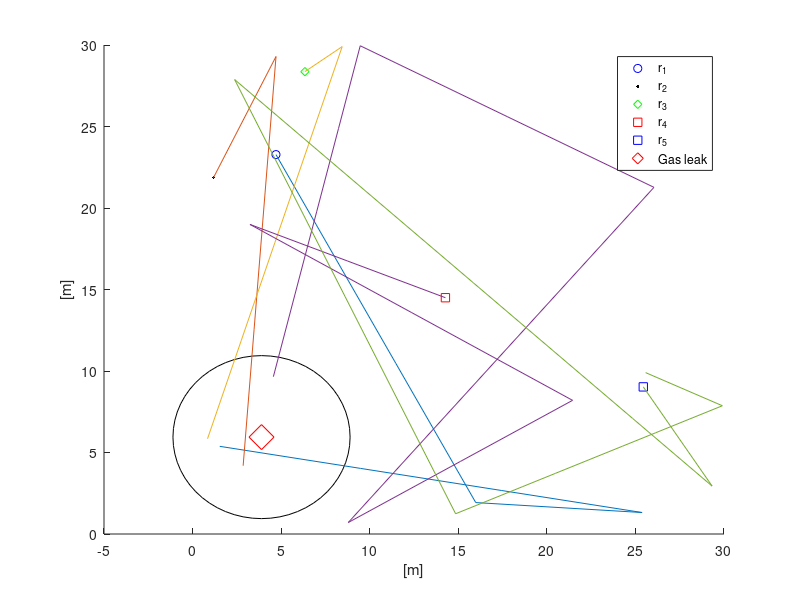
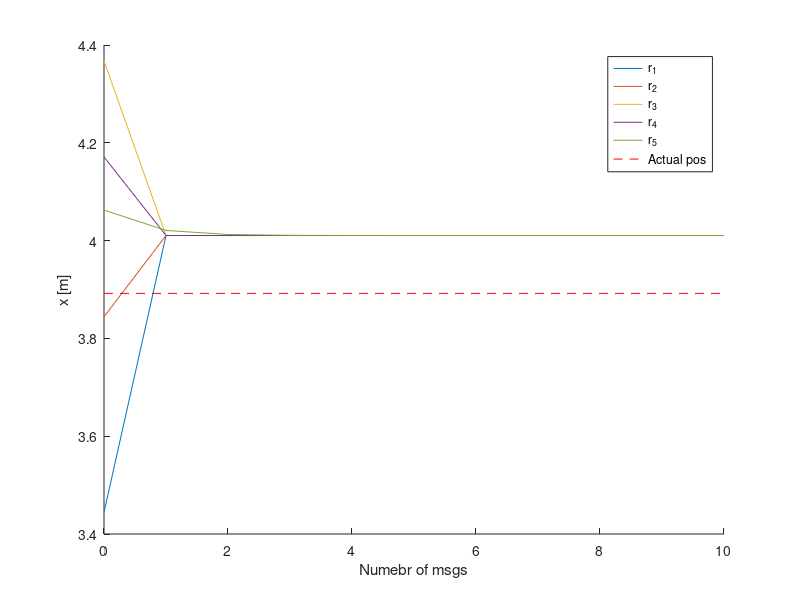
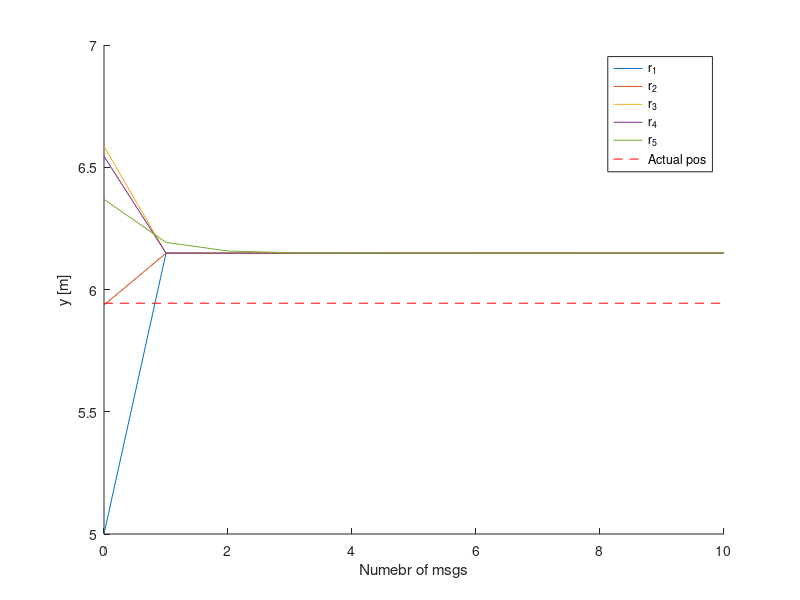

Here is the MATLAB script that generated these plots, in order:
clear all;
clc;

%% Simulation setup

SetUp.Dt = 5; %0.1               % [s]
SetUp.Time = 0:SetUp.Dt:100;    % [s]


%% Environment

% MaxX
Env.MaxX = 30;
Env.MaxY = 30;

% Location of the gas leak
Env.GasLeakPos = rand(2,1).*[Env.MaxX; Env.MaxY];


%% Robots

% Number of robots
Rob.n = 5;

% Robot model
Rob.A = eye(2);
Rob.B = eye(2);

% Initial state
Rob.InitState = cell(Rob.n);
Rob.State = cell(Rob.n);
Rob.GLDetected = zeros(1,Rob.n);
for i=1:Rob.n
    Rob.InitState{i} = rand(2,1).*[Env.MaxX; Env.MaxY];
    Rob.State{i} = zeros(2,length(SetUp.Time));
    Rob.State{i}(:,1) = Rob.InitState{i};
end

% Robot inputs
Rob.MaxVel = 2; % [m/s]
Rob.Inputs = cell(Rob.n);
for i=1:Rob.n
    Rob.Inputs{i} = (rand(2,1)-0.5)*2*Rob.MaxVel*ones(1,length(SetUp.Time));
end

% Robot isotropic gas leak nose
Rob.GLN.MaxDist = 5;    % [m]
Rob.GLN.mu = 0;         % [m]
Rob.GLN.sigma = 0.1;    % [m]

% Gas leak position measurements
Rob.GLN.PosMu = zeros(2,1);
Rob.GLN.PosCov = rand(2,2)*0.5;
Rob.GLN.PosCov = Rob.GLN.PosCov'*Rob.GLN.PosCov;
Rob.GLN.PosMeas = zeros(2,Rob.n);
Rob.GLN.H = eye(2);

% Structures for consensus
Rob.Cons.Adj = zeros(Rob.n, Rob.n);
Rob.Cons.nMsg = 10;
Rob.Cons.Degree = zeros(1, Rob.n);
% Rob.Cons.F = cell(1, Rob.n);
% Rob.Cons.a = cell(1, Rob.n);
for i = 1:Rob.n
    dim = size(Rob.GLN.H,2);
    Rob.Cons.F{i} = eye(dim);
    Rob.Cons.a{i} = zeros(dim, 1);  % Inizializzazione con un vettore di zeri
end
Rob.Cons.FlagUsePrevEst = 0;

% Simulation
for k=1:length(SetUp.Time)-1
    %% Detection
    for i=1:Rob.n
        % Check if we detect the gas leak
        if (sqrt(sum((Rob.State{i}(:,k) - Env.GasLeakPos).^2)) <= Rob.GLN.MaxDist - abs(randn(1)*Rob.GLN.sigma)) && ...
                (Rob.GLDetected(i) == 0)
            % Stop the robot
            Rob.Inputs{i}(:,k:end) = zeros(2,length(SetUp.Time)-k+1);
            Rob.GLDetected(i) = 1;
        end

        if Rob.GLDetected(i)
            Rob.GLN.PosMeas(:,i) = Env.GasLeakPos + mvnrnd(Rob.GLN.PosMu, Rob.GLN.PosCov)';
        end
    end
        
    %% Consensus

    % Consensus network discovering
    for i=1:Rob.n
        % Who has the information talks
        if Rob.GLDetected(i)
            % Talk
            for j=1:Rob.n
                if not(j == i)
                    Rob.Cons.Adj(j,i) = 1;
                end
            end
        end
    end

    % Consensus degree
    for i=1:Rob.n
        % Node degree
        Rob.Cons.Degree(i) = sum(Rob.Cons.Adj(i,:));
    end

    % Composite matrices and vectors
    for i=1:Rob.n
        % Consensus information to be shared
        if Rob.GLDetected(i)
            if Rob.Cons.FlagUsePrevEst == i
                % Iterative WLS
                S = Rob.GLN.H*inv(Rob.Cons.F{i})*Rob.GLN.H' + Rob.GLN.PosCov;
                W = inv(Rob.Cons.F{i})*Rob.GLN.H'*inv(S);
                z = inv(Rob.Cons.F{i})*Rob.Cons.a{i} + W*(Rob.GLN.PosMeas(:,i) - Rob.GLN.H*inv(Rob.Cons.F{i})*Rob.Cons.a{i});
                P = (eye(2) - W*Rob.GLN.H)*inv(Rob.Cons.F{i});
                Rob.Cons.F{i} = Rob.GLN.H'*inv(P)*Rob.GLN.H;
                Rob.Cons.a{i} = Rob.GLN.H'*inv(P)*z;
            else
                Rob.Cons.F{i} = Rob.GLN.H'*inv(Rob.GLN.PosCov)*Rob.GLN.H;
                Rob.Cons.a{i} = Rob.GLN.H'*inv(Rob.GLN.PosCov)*Rob.GLN.PosMeas(:,i);
            end
        end
    end
   
    % Consensus rounds
    StoreEst = zeros(Rob.n, Rob.Cons.nMsg+1, 2);
    for i=1:Rob.n
        StoreEst(i,1,:) = inv(Rob.Cons.F{i})*Rob.Cons.a{i};
    end
    for nMsg = 1:Rob.Cons.nMsg
        % Store the previous data
        F = Rob.Cons.F;
        a = Rob.Cons.a;

        for i=1:Rob.n
            for j=1:Rob.n
                if Rob.Cons.Adj(i,j)
                    % Metropolis-Hastings weighting
                    q_ij = 1/(max(Rob.Cons.Degree(i), Rob.Cons.Degree(j)) + 1);
                    Rob.Cons.F{i} = Rob.Cons.F{i} + q_ij*(F{j} - F{i});
                    Rob.Cons.a{i} = Rob.Cons.a{i} + q_ij*(a{j} - a{i});
                end
            end
        end

        % Store the estimate at each msg round
        for i=1:Rob.n
            StoreEst(i,nMsg+1,:) = inv(Rob.Cons.F{i})*Rob.Cons.a{i};
        end
    end

    % Select a robot that uses the previous consensus estiamtes
    for i=1:Rob.n
        if Rob.GLDetected(i)
            Rob.Cons.FlagUsePrevEst = i;
        end
    end

    % Plot the results of the estiamtes at each time step as a function of
    % the number of messages exchanged by the consensu protocol
    if sum(Rob.GLDetected) >= 2
        figure(2), clf, hold on;
        LegS = {};
        for i=1:Rob.n
            plot(0:Rob.Cons.nMsg, StoreEst(i,:,1));
            LegS{end+1} = ['r_{', num2str(i), '}']; 
        end
        plot(0:Rob.Cons.nMsg, Env.GasLeakPos(1)*ones(1,Rob.Cons.nMsg+1), 'r--');
        LegS{end+1} = 'Actual pos';
        xlabel('Numebr of msgs');
        ylabel('x [m]');
        legend(LegS, 'Location', 'best');

        figure(3), clf, hold on;
        LegS = {};
        for i=1:Rob.n
            plot(0:Rob.Cons.nMsg, StoreEst(i,:,2));
            LegS{end+1} = ['r_{', num2str(i), '}']; 
        end
        plot(0:Rob.Cons.nMsg, Env.GasLeakPos(2)*ones(1,Rob.Cons.nMsg+1), 'r--');
        LegS{end+1} = 'Actual pos';
        xlabel('Numebr of msgs');
        ylabel('y [m]');
        legend(LegS, 'Location', 'best');
    end

    %% Motion
    for i=1:Rob.n
        % Robot motion
        Rob.State{i}(:,k+1) = Rob.A*Rob.State{i}(:,k) + SetUp.Dt*Rob.B*Rob.Inputs{i}(:,k);
        while (Rob.State{i}(1,k+1) >= Env.MaxX) || (Rob.State{i}(1,k+1) <= 0) || ...
              (Rob.State{i}(2,k+1) >= Env.MaxY) || (Rob.State{i}(2,k+1) <= 0)
            % New inputs
            Rob.Inputs{i}(:,k:end) = (rand(2,1)-0.5)*2*Rob.MaxVel*ones(1,length(SetUp.Time)-k+1);
            Rob.State{i}(:,k+1) = Rob.A*Rob.State{i}(:,k) + SetUp.Dt*Rob.B*Rob.Inputs{i}(:,k);
        end
    end
end

%% Plot

Plot.RobCol = {'bo', 'k.', 'gd', 'rs', 'bs', 'ko'};

figure(1), clf, hold on;
LegS = {};
for i=1:Rob.n
    plot(Rob.InitState{i}(1), Rob.InitState{i}(2), Plot.RobCol{i});
    LegS{end+1} = ['r_{', num2str(i), '}'];
end
plot(Env.GasLeakPos(1), Env.GasLeakPos(2), 'rd', 'MarkerSize', 18);
LegS{end+1} = 'Gas leak';
rectangle('Position', [Env.GasLeakPos(1) - Rob.GLN.MaxDist, Env.GasLeakPos(2) - Rob.GLN.MaxDist, 2*Rob.GLN.MaxDist, 2*Rob.GLN.MaxDist], 'Curvature', [1 1]);
for i=1:Rob.n
    plot(Rob.State{i}(1,:), Rob.State{i}(2,:));
end
xlabel('[m]');
ylabel('[m]');
legend(LegS, 'Location', 'best');
